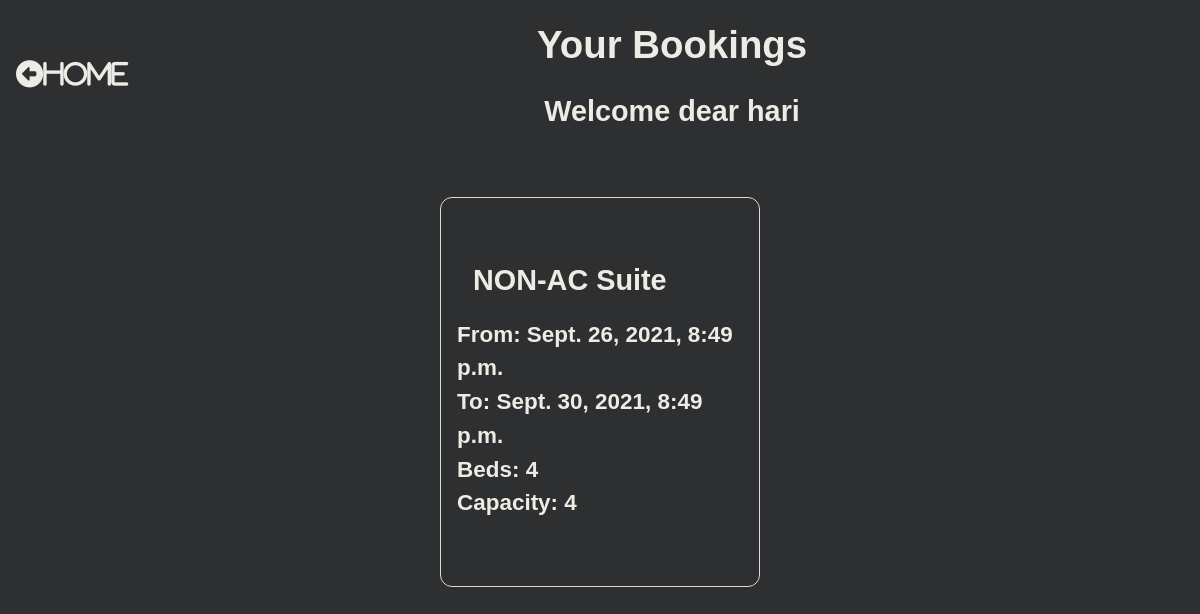
Page /booking_list/ (signed in) on the committed database.
### hotel/models.py (models this page shows, shortened)
class Booking(models.Model):
	user=models.ForeignKey(settings.AUTH_USER_MODEL,on_delete=models.CASCADE)
	room=models.ForeignKey(Room,on_delete=models.CASCADE)
	check_in=models.DateTimeField()
	check_out=models.DateTimeField()
	def get_room_category(self):
		room_categories = dict(self.room.ROOM_CATEGORIES)
		room_category = room_categories.get(self.room.category)
		return room_category
	def get_cancel_booking_url(self):
		return reverse_lazy('hotel:CancelBookingView', args=[self.pk,])

class Room(models.Model):
	ROOM_CATEGORIES=(
		('YAC','AC'),
		('NAC','NON-AC'),
		('DEL','DELUXE'),
		('KIN','KING'),
		('QUE','QUEEN'),
		)
	number = models.IntegerField()
	category = models.CharField(max_length=3, choices=ROOM_CATEGORIES)
	beds = models.IntegerField()
	capacity = models.IntegerField()

### hotel/views.py (the view)
# urls.py: path('booking_list/', BookingListView.as_view(), name='BookingListView'),
class BookingListView(ListView):
    template_name = 'booking_list.html'
    model=Booking
    def get_queryset(self, *args, **kwargs):
        if self.request.user.is_staff:
                booking_list=Booking.objects.all()
                return booking_list
        else:
            booking_list=Booking.objects.filter(user=self.request.user)
            return booking_list

### templates/booking_list.html (shortened to what this page needs)
{% load static %}
<!DOCTYPE html>
<html lang="en">
<head>
    <link rel="stylesheet" href="{% static 'hotel/css/booking_list_view.css' %}">
</head>
<body>
    <div class="content">
        <div class="header">
            <div class="headings">
                <h1>Your Bookings</h1>
                <h2>Welcome dear {{user}}</h2>
            </div>
            <div class="home">
                <div class="home">
                    <a href="{% url 'hotel:RoomListView' %}"><i class="fas fa-arrow-alt-circle-left">Home</i></a>
                </div>
            </div>
        </div>
        <div class="bookings">
            {% for booking in booking_list %}
            <div class="booking">
                <div class="category">
                    <h2>{{booking.get_room_category}} Suite</h2>
                </div>
                <div class="from">
                    <h3>From: {{booking.check_in}}</h3>
                </div>
                <div class="to">
                    <h3>To: {{booking.check_out}}</h3>
                </div>
                <div class="beds">
                    <h3>Beds: {{booking.room.beds}}</h3>
                </div>
                <div class="capacity">
                    <h3>Capacity: {{booking.room.capacity}}</h3>
                </div>
                <div class="cancel"><a href="{{booking.get_cancel_booking_url}}" class="invisible"></a></div>
            </div>
            {% endfor %}
        </div>
</body>
</html>

### static/hotel/css/booking_list_view.css (style rules this page uses)
* { padding:0; margin:0; box-sizing: border-box; }
body { font-family: sans-serif; background-color: rgb(46, 47, 48); color: rgb(236, 235, 228); line-height: 1.5; font-size: 1.2rem; text-align: center; }
.content { display: flex; flex-direction: column; }
.header { flex: 1; display: flex; flex-flow: row-reverse wrap; justify-content: space-evenly; align-items: center; }
.headings { flex:1.5; }
.home { flex:0.1; }
.bookings { margin-top: 2rem; flex:1; display: flex; flex-direction: row; flex-wrap: wrap; justify-content: space-evenly; }
.booking { flex:1; max-width:20vw; min-width: 20rem; text-align: left; border: 1px solid #dbdbdb; padding:1rem; border-radius: 0.75rem; margin:1rem; }
a i { margin: 1rem; color:rgb(236, 235, 228); text-decoration: none; }
.home a i { font-size: 1.7rem; }
h1,h2 { margin:1rem; }

### rows in the picture
Booking: get_room_category "NON-AC", check_in "Sept. 26, 2021, 8:49 p.m.", check_out "Sept. 30, 2021, 8:49 p.m.", room.beds "4", room.capacity "4"

### other values in the picture
{{ user }} "hari"
